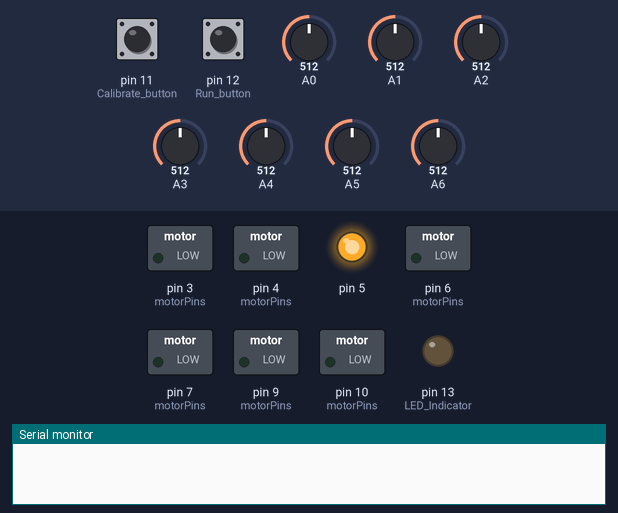
Simulated run of this sketch. Board: Arduino Uno, built with avr-gcc and run on an emulated ATmega328P. On the bench: switched loads named in the sketch (green lamp = pin HIGH), output pins drawn as LEDs (lit = HIGH), the last lines printed to the serial monitor. The test bench sets the inputs (shaded band); at power-on: pin 11 (Calibrate_button) HIGH, pin 12 (Run_button) HIGH, A0 = 512, A1 = 512, A2 = 512, A3 = 512, A4 = 512, A5 = 512, A6 = 512.

Above: at 1.2 s.
1.3 s: pin 11 (Calibrate_button) pulled LOW for 0.15 s
At 2.9 s:
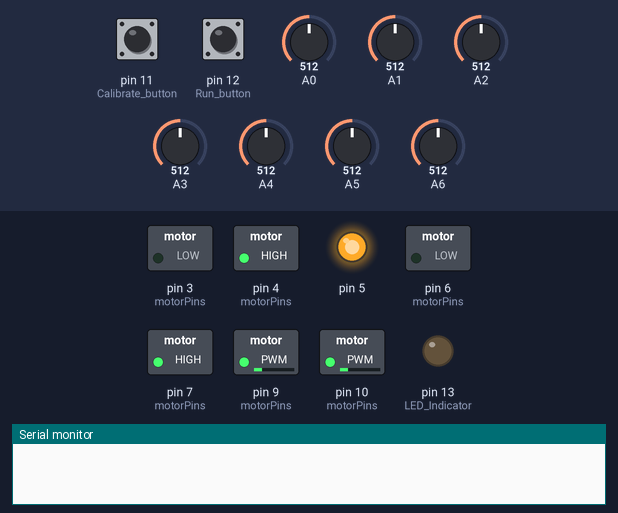
At 4.1 s:
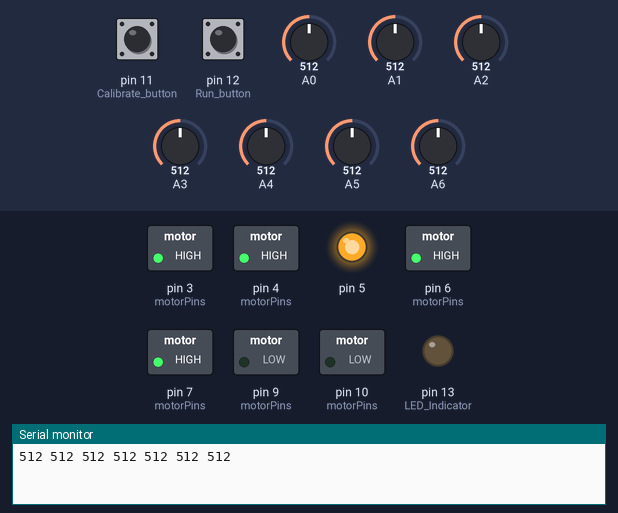
4.4 s: pin 12 (Run_button) pulled LOW for 0.15 s
At 6.4 s:
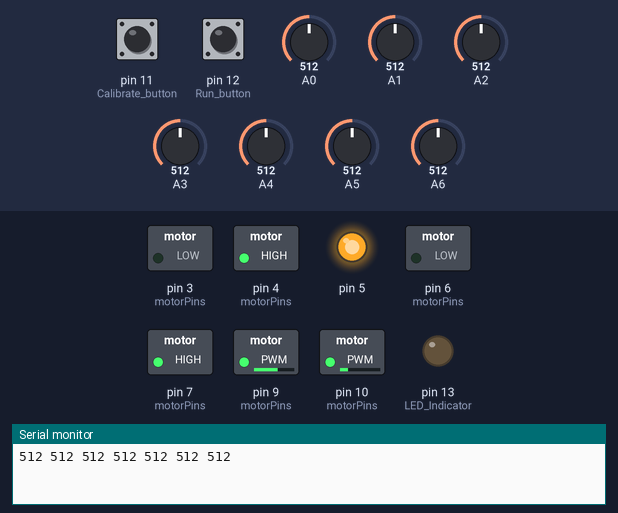
Timing chart, 0 to 7.9 s (numbered marks = the images above; inputs shaded):
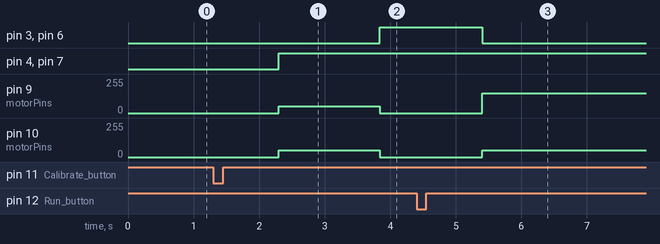

The sketch:

LFR_PID_v1.ino
```cpp
#ifndef CBI
#define CBI(sfr, bit) (_SFR_BYTE(sfr) &= ~_BV(bit))
#endif
#ifndef SBI
#define SBI(sfr, bit) (_SFR_BYTE(sfr) |= _BV(bit))
#endif

//-------- Pin definitions for the TB6612FNG Motor Driver ----
#define AIN1 4
#define AIN2 3
#define BIN1 6
#define BIN2 7
#define PWMA 9
#define PWMB 10
//------------------------------------------------------------

//-------- Settings --------
bool isBlackLine = true;             // true for black line, false for white line
unsigned int lineThickness = 15;     // Line thickness in mm (10 - 35 recommended)
const unsigned int numSensors = 7;
//----------------------------

// PID control variables
int P = 0, D = 0, I = 0, previousError = 0, PIDvalue = 0;
double error = 0;
int lsp = 0, rsp = 0;
const int lfSpeed = 150;
int currentSpeed = 30;

// Sensor variables
const int sensorWeight[7] = { 4, 2, 1, 0, -1, -2, -4 };
int minValues[7] = {0}, maxValues[7] = {0}, threshold[7] = {0};
int sensorValue[7] = {0}, sensorArray[7] = {0};
int activeSensors = 0;
bool onLine = true;

// PID tuning constants
const float Kp = 0.08;
const float Kd = 0.15;
const float Ki = 0.0;

void setup() {
  // Set ADC speed for faster analog readings
  SBI(ADCSRA, ADPS2);
  CBI(ADCSRA, ADPS1);
  CBI(ADCSRA, ADPS0);

  Serial.begin(9600);

  // Motor control pins
  const uint8_t motorPins[] = { AIN1, AIN2, BIN1, BIN2, PWMA, PWMB };
  for (uint8_t i = 0; i < sizeof(motorPins) / sizeof(motorPins[0]); i++) {
    pinMode(motorPins[i], OUTPUT);
  }

  // Push buttons and LED
  pinMode(11, INPUT_PULLUP); // Calibrate button
  pinMode(12, INPUT_PULLUP); // Run button
  pinMode(13, OUTPUT);       // LED Indicator

  // Motor driver standby pin
  pinMode(5, OUTPUT);
  digitalWrite(5, HIGH); // Enable motors

  // Constrain line thickness
  lineThickness = constrain(lineThickness, 10, 35);
}

void loop() {
  // Wait for calibration button press
  while (digitalRead(11));
  delay(1000);
  calibrate();

  // Wait for run button press
  while (digitalRead(12));
  delay(1000);

  // Main loop: Follow the line
  while (true) {
    readLine();

    if (currentSpeed < lfSpeed) currentSpeed++;

    if (onLine) {
      lineFollow();
      digitalWrite(13, HIGH);
    } else {
      digitalWrite(13, LOW);
      recoverySpin();
    }
  }
}

void lineFollow() {
  error = 0;
  activeSensors = 0;

  for (uint8_t i = 0; i < numSensors; i++) {
    error += sensorWeight[i] * sensorArray[i] * sensorValue[i];
    activeSensors += sensorArray[i];
  }

  if (activeSensors > 0) {
    error /= activeSensors;
  }

  // PID calculations
  P = error;
  I += error;
  D = error - previousError;
  PIDvalue = (Kp * P) + (Ki * I) + (Kd * D);
  previousError = error;

  // Motor speed adjustment
  lsp = constrain(currentSpeed - PIDvalue, 0, 255);
  rsp = constrain(currentSpeed + PIDvalue, 0, 255);

  motor1Run(lsp);
  motor2Run(rsp);
}

void calibrate() {
  // Initialize min and max sensor values
  for (uint8_t i = 0; i < numSensors; i++) {
    int val = analogRead(i);
    minValues[i] = maxValues[i] = val;
  }

  // Rotate robot slowly to capture sensor range
  for (uint16_t j = 0; j < 10000; j++) {
    motor1Run(50);
    motor2Run(-50);

    for (uint8_t i = 0; i < numSensors; i++) {
      int val = analogRead(i);
      if (val < minValues[i]) minValues[i] = val;
      if (val > maxValues[i]) maxValues[i] = val;
    }
  }

  // Calculate threshold for each sensor
  for (uint8_t i = 0; i < numSensors; i++) {
    threshold[i] = (minValues[i] + maxValues[i]) / 2;
    Serial.print(threshold[i]);
    Serial.print(" ");
  }
  Serial.println();

  motor1Run(0);
  motor2Run(0);
}

void readLine() {
  onLine = false;

  for (uint8_t i = 0; i < numSensors; i++) {
    int val = analogRead(i);
    sensorValue[i] = isBlackLine ? map(val, minValues[i], maxValues[i], 0, 1000)
                                 : map(val, minValues[i], maxValues[i], 1000, 0);
    sensorValue[i] = constrain(sensorValue[i], 0, 1000);
    sensorArray[i] = (sensorValue[i] > 500) ? 1 : 0;
    if (sensorArray[i]) onLine = true;
  }
}

void recoverySpin() {
  if (error > 0) {
    motor1Run(-50);
    motor2Run(lfSpeed);
  } else {
    motor1Run(lfSpeed);
    motor2Run(-50);
  }
}

//-------- Motor control functions --------
void motor1Run(int motorSpeed) {
  motorSpeed = constrain(motorSpeed, -255, 255);
  setMotor(AIN1, AIN2, PWMA, motorSpeed);
}

void motor2Run(int motorSpeed) {
  motorSpeed = constrain(motorSpeed, -255, 255);
  setMotor(BIN1, BIN2, PWMB, motorSpeed);
}

void setMotor(uint8_t IN1, uint8_t IN2, uint8_t PWM, int speed) {
  if (speed > 0) {
    digitalWrite(IN1, HIGH);
    digitalWrite(IN2, LOW);
    analogWrite(PWM, speed);
  } else if (speed < 0) {
    digitalWrite(IN1, LOW);
    digitalWrite(IN2, HIGH);
    analogWrite(PWM, -speed);
  } else {
    digitalWrite(IN1, HIGH);
    digitalWrite(IN2, HIGH);
    analogWrite(PWM, 0);
  }
}
```

Measured:
- after the input at 1.3 s, pin 3 (motorPins), pin 6 (motorPins): LOW → HIGH after 2.5 s; pin 4 (motorPins), pin 7 (motorPins): LOW → HIGH after 1.0 s; pin 9 (motorPins), pin 10 (motorPins): 0/255 → 50/255 after 1.0 s, → 0/255 1.5 s later
- after the input at 4.4 s, pin 3 (motorPins), pin 6 (motorPins): HIGH → LOW after 1.0 s; pin 9 (motorPins): 0/255 → 150/255 after 1.0 s; pin 10 (motorPins): 0/255 → 50/255 after 1.0 s
